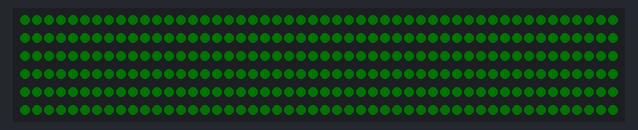
The sketch below on a simulated ESP32. Parts: 300 RGB LEDs in strip order, left to right, continuing on the next row. Dim RGB values are drawn brighter than linear.

Above: at 0.1 s.

The sketch:

basicLED.ino
```cpp
// Use this verions - https://github.com/teknynja/Adafruit_NeoPixel/tree/esp32_rmt_memory_allocation_fix_safe
// See: https://forum.arduino.cc/t/neopixel-crash-with-75-pixels-using-esp32-core-3-0-x/1273500/12
#include <Adafruit_NeoPixel.h>

#define PIN 12
#define N_LEDS 300
#define MAX_BRIGHTNESS 127 // Choose a value between 2 and 255

Adafruit_NeoPixel strip = Adafruit_NeoPixel(N_LEDS, PIN, NEO_GRB + NEO_KHZ800);

void setup() {
  strip.begin();
}

void loop() {
  int r = 0;
  int g = 255;
  int b = 0;
  int brightness = 2; // 2 to 255 - 1 is not visible
  writeColor(r,g,b,brightness, 0, strip.numPixels());

  //chase(strip.Color(0, 255, 0, 10)); // Green
  // chase(strip.Color(0, 0, 255)); // Blue
}

void writeColor(int r, int g, int b, int brightness, int startLED, int stopLED) {
  if (brightness > MAX_BRIGHTNESS) {
    brightness = MAX_BRIGHTNESS;
  }

  // Apply brightness to RGB values directly
  r = (r * brightness) >> 8;
  g = (g * brightness) >> 8;
  b = (b * brightness) >> 8;
  for(uint16_t i = startLED; i < stopLED; i++) {
    strip.setPixelColor(i, strip.Color(r, g, b)); // Draw new pixel
  }
  strip.show();
}

static void chase(uint32_t c) {
  for(uint16_t i=0; i<strip.numPixels()+4; i++) {

      strip.setPixelColor(i , c); // Draw new pixel
      strip.setPixelColor(i-4, 0); // Erase pixel a few steps back
      strip.show();
      delay(25);
  }
}
```
